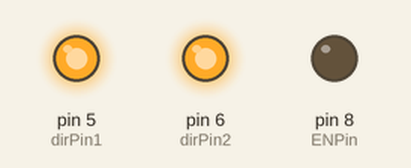
Recording of a sketch running on a simulated Arduino Uno, built with avr-gcc and run on an emulated ATmega328P. Parts: output pins drawn as LEDs (lit = HIGH). Pins used as bus, display or sensor lines are not drawn.

Above: at 0.7 s.
At 5.3 s:
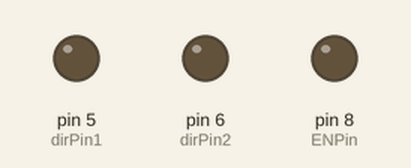
Timing chart, 0 to 7.0 s (numbered marks = the images above):
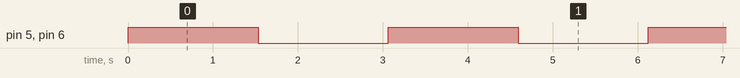

Measured:
- by itself, pin 5 (dirPin1), pin 6 (dirPin2): alternates HIGH for 1.5 s and LOW for 1.5 s

The sketch:

sketch_oct17b.ino
```cpp
int ENPin = 8;
int dirPin1 = 5;
//int dirPin1 = 3;
int stepperPin1 = 2;

int dirPin2 = 6;
//int dirPin2 = 7;
int stepperPin2 = 3;
//int stepperPin2 = 6;

int msx1pin = 4;
int msx2pin = 5;
int msy1pin = 8;
int msy2pin = 9;

int analogPin = A4;
uint32_t LastStepTime = 0;
uint32_t CurrentTime = 0;

#define  MAX_SPEED 500
#define  MIN_SPEED 0.1

#define MIN_RPMS                10.0
#define MAX_RPMS                200.0
#define STEPS_PER_REV         200
#define MICROSTEPS_PER_STEP     8
static float MICROSECONDS_PER_MICROSTEP   (1000000/(STEPS_PER_REV * MICROSTEPS_PER_STEP)/(MIN_RPMS / 60));

void setup() {
  Serial.begin(9600);
  pinMode(ENPin, OUTPUT);
  pinMode(dirPin1, OUTPUT);
  pinMode(stepperPin1, OUTPUT);
  pinMode(dirPin2, OUTPUT);
  pinMode(stepperPin2, OUTPUT);
  digitalWrite(ENPin,LOW);
}

void step(boolean dir,int steps){
  digitalWrite(dirPin1,dir);
  digitalWrite(dirPin2,dir);
  delay(50);
  for(int i=0;i<steps;i++){
    digitalWrite(stepperPin1, HIGH);
    digitalWrite(stepperPin2, HIGH);
    delayMicroseconds(100);
    //delay(1);
    digitalWrite(stepperPin1, LOW);
    digitalWrite(stepperPin2, LOW);
    delayMicroseconds(100);
    //delay(1);
  }
}

void loop(){

  step(true,1600*4);
  delay(100);
  step(false,1600*4);
  delay(100);
}
```
